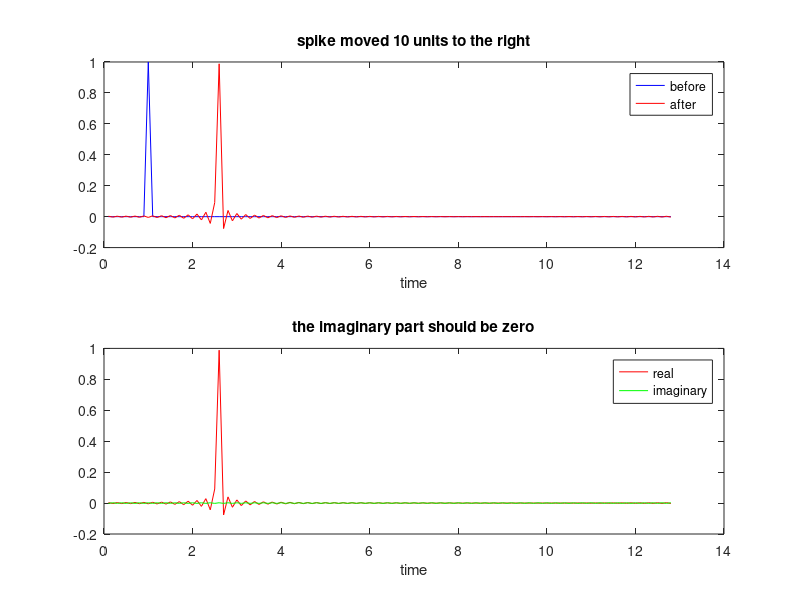

Recreate this plot in MATLAB.
% Move a sample in the frequency domain by applying a linear phase filter
N=128;
dt=0.1;
t=1:N;t=t*dt;
fn=1./(2*dt);
df=1/(N*dt);
x=zeros(1,N);
x(10)=1;
f=0:(N/2);
f=f*df;
% define the frequency axis as the FFT does.
ff=[f -f(end-1:-1:2)];
sprintf("the freq axis has the same length as N: %d",max(size(ff)))

% The linear phase can be applied on the full axis to get a full filter
Y=(fft(x).*exp(-i*ff*10));
y=ifft(Y);

% or, we can design a filter that only works on the positive frequencies
%y=ifft(duplic(Y(1:64)));

subplot(211);plot(t,x,'-b',t,real(y),'-r');
xlabel('time')
legend('before','after')
title('spike moved 10 units to the right')

subplot(212);plot(t,real(y),'-r',t,imag(y),'g-')
legend('real','imaginary')
xlabel('time')
title('the imaginary part should be zero')
figure(gcf);
